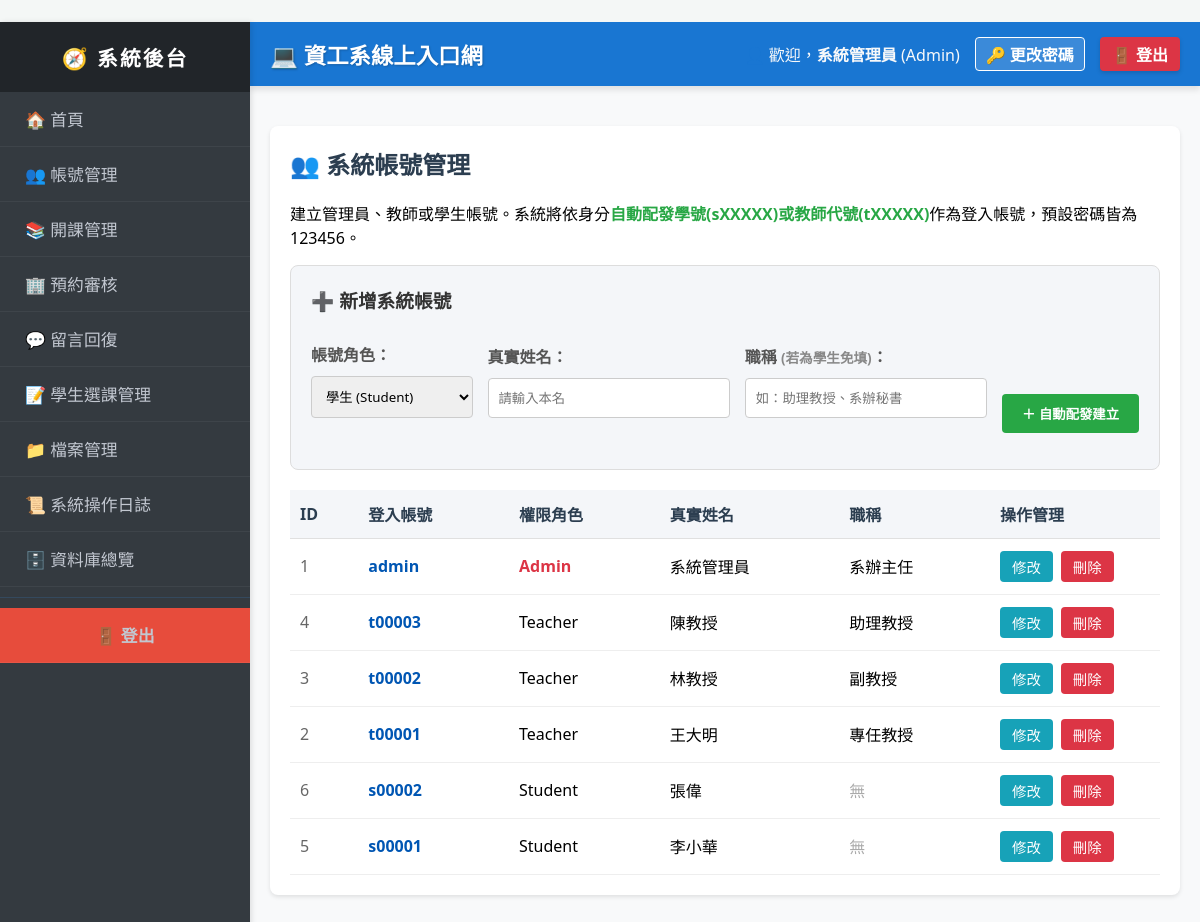
The page /index.php?page=manage_accounts (signed in) on the database its author committed.
### tables this page shows
CREATE TABLE Users (
    id INT AUTO_INCREMENT PRIMARY KEY,
    username VARCHAR(50) NOT NULL UNIQUE,
    password_hash VARCHAR(255) NOT NULL,
    role ENUM('Admin', 'Teacher', 'Student') NOT NULL,
    created_at TIMESTAMP DEFAULT CURRENT_TIMESTAMP
);

### modules/admin/manage_accounts.php (the view, shortened to what this page needs)
<div class="card">
    <h2>👥 系統帳號管理</h2>
    <p>建立管理員、教師或學生帳號。系統將依身分<strong style="color:#28a745;">自動配發學號(sXXXXX)或教師代號(tXXXXX)</strong>作為登入帳號，預設密碼皆為 123456。</p>
    <?php
    if(!isset($_SESSION['role']) || $_SESSION['role'] != 'Admin') {
        echo "<p style='color:red;'>只有管理員可以使用此功能。</p>";
    } else {
        ?>
        <div style="background:#f4f6f9; padding:20px; border-radius:8px; border:1px solid #ddd; margin-bottom:20px;">
            <h3 style="margin-top:0; color:#333;">➕ 新增系統帳號</h3>
            <form method="POST" style="display:grid; grid-template-columns: 1fr 1.5fr 1.5fr auto; gap:15px; align-items:flex-end;">
                <div>
                    <label style="font-weight:bold; color:#555;">帳號角色：</label>
                    <select name="role" required style="width:100%; padding:10px; border:1px solid #ccc; border-radius:4px;">
                        <option value="Student">學生 (Student)</option>
                    </select>
                </div>
                <div>
                    <label style="font-weight:bold; color:#555;">真實姓名：</label>
                    <input type="text" name="name" placeholder="請輸入本名" required style="width:100%; padding:10px; border:1px solid #ccc; border-radius:4px; box-sizing:border-box;">
                </div>
                <div>
                    <label style="font-weight:bold; color:#555;">職稱 <span style="font-size:0.85em; color:#888;">(若為學生免填)</span>：</label>
                    <input type="text" name="title" placeholder="如：助理教授、系辦秘書" style="width:100%; padding:10px; border:1px solid #ccc; border-radius:4px; box-sizing:border-box;">
                </div>
                <div>
                    <button type="submit" name="add_account" class="btn" style="background:#28a745; padding:10px 20px; font-weight:bold;">＋ 自動配發建立</button>
                </div>
            </form>
        </div>
        <table style="width:100%; border-collapse:collapse; text-align:left;">
            <tr style="background:#343a40; color:#fff;">
                <th style="padding:12px 10px;">ID</th>
                <th style="padding:12px 10px;">登入帳號</th>
                <th style="padding:12px 10px;">權限角色</th>
                <th style="padding:12px 10px;">真實姓名</th>
                <th style="padding:12px 10px;">職稱</th>
                <th style="padding:12px 10px; width:150px;">操作管理</th>
            </tr>
            <?php
            $users = $conn->query("
                SELECT u.id, u.username, u.role,
                       COALESCE(a.name, t.name, s.name) AS real_name,
                       COALESCE(a.title, t.title) AS job_title
                FROM Users u
                LEFT JOIN Admins a ON u.id = a.user_id AND u.role = 'Admin'
                LEFT JOIN Teachers t ON u.id = t.user_id AND u.role = 'Teacher'
                LEFT JOIN Students s ON u.id = s.user_id AND u.role = 'Student'
                ORDER BY u.role, u.id DESC
            ");
            while($u = $users->fetch_assoc()) {
                $js_username = htmlspecialchars($u['username'], ENT_QUOTES);
                $js_name = htmlspecialchars($u['real_name'] ?? '', ENT_QUOTES);
                $js_title = htmlspecialchars($u['job_title'] ?? '', ENT_QUOTES);
                $role_badge = $u['role'] == 'Admin' ? "<span style='color:#dc3545; font-weight:bold;'>{$u['role']}</span>" : $u['role'];
                $display_title = !empty($u['job_title']) ? htmlspecialchars($u['job_title']) : "<span style='color:#aaa;'>無</span>";
                echo "<tr style='border-bottom:1px solid #eee;' onmouseover=\"this.style.background='#f9f9f9'\" onmouseout=\"this.style.background='#fff'\">";
                echo "<td style='padding:12px 10px; color:#666;'>{$u['id']}</td>";
                echo "<td style='padding:12px 10px; font-weight:bold; color:#0056b3;'>{$u['username']}</td>";
                echo "<td style='padding:12px 10px;'>{$role_badge}</td>";
                echo "<td style='padding:12px 10px;'>" . htmlspecialchars($u['real_name'] ?? '') . "</td>";
                echo "<td style='padding:12px 10px;'>" . $display_title . "</td>";
                echo "<td style='padding:12px 10px; display:flex; gap:8px;'>";
                echo "<button type='button' class='btn' style='background:#17a2b8; padding:5px 12px; font-size:0.9em;' onclick='openEditModal({$u['id']}, \"{$js_username}\", \"{$js_name}\", \"{$js_title}\")'>修改</button>";
                echo "<form method='POST' style='margin:0;' onsubmit='return confirm(\"⚠️ 警告：確定要永久刪除此帳號與其所有關聯資料嗎？\");'>";
                echo "<button type='submit' name='delete_account' class='btn' style='background:#dc3545; padding:5px 12px; font-size:0.9em;'>刪除</button>";
                echo "</form>";
                echo "</td></tr>";
            }
            ?>
        </table>
        <?php
    }
    ?>
</div>

### includes/header.php
<?php
$display_name = isset($_SESSION['username']) ? $_SESSION['username'] : '使用者';
if (isset($_SESSION['user_id']) && isset($_SESSION['role'])) {
    $uid = intval($_SESSION['user_id']);
    $role = $_SESSION['role'];
    if ($role == 'Admin') {
        $q = $conn->query("SELECT name FROM Admins WHERE user_id = $uid");
        if ($q && $r = $q->fetch_assoc()) $display_name = $r['name'];
    } elseif ($role == 'Teacher') {
        $q = $conn->query("SELECT name FROM Teachers WHERE user_id = $uid");
        if ($q && $r = $q->fetch_assoc()) $display_name = $r['name'];
    } elseif ($role == 'Student') {
        $q = $conn->query("SELECT name FROM Students WHERE user_id = $uid");
        if ($q && $r = $q->fetch_assoc()) $display_name = $r['name'];
    }
}
?>
<div style="background: #1976d2; color: #fff; padding: 15px 20px; display: flex; justify-content: space-between; align-items: center; border-radius: 0; margin-bottom: 20px; box-shadow: 0 4px 6px rgba(0,0,0,0.1);">
    <h2 style="margin: 0; font-size: 1.4em; text-shadow: 1px 1px 2px rgba(0,0,0,0.2);">💻 資工系線上入口網</h2>
    <div style="display: flex; align-items: center; gap: 15px;">
        <?php if (isset($_SESSION['user_id'])): ?>
            <span style="color: #f8f9fa;">👤 歡迎，<strong><?php echo htmlspecialchars($display_name); ?></strong> (<?php echo $_SESSION['role']; ?>)</span>
            <a href="index.php?page=change_password" style="color: #fff; text-decoration: none; font-weight: bold; border: 1px solid #fff; padding: 4px 10px; border-radius: 4px; background: rgba(255, 255, 255, 0.15); transition: 0.2s;" onmouseover="this.style.background='rgba(255,255,255,0.3)'" onmouseout="this.style.background='rgba(255,255,255,0.15)'">🔑 更改密碼</a>
            <a href="logout.php" style="background: #dc3545; color: white; text-decoration: none; padding: 5px 12px; border-radius: 4px; font-weight: bold; box-shadow: 0 2px 4px rgba(0,0,0,0.15);">🚪 登出</a>
        <?php else: ?>
            <a href="index.php?page=login" style="background: #007bff; color: white; text-decoration: none; padding: 5px 15px; border-radius: 4px; font-weight: bold;">系統登入</a>
        <?php endif; ?>
    </div>
</div>

### assets/css/style.css (style rules this page uses)
.card { background: #fff; border-radius: 8px; padding: 20px; box-shadow: 0 2px 4px rgba(0,0,0,0.1); margin-bottom: 20px; }
.card h2 { margin-top: 0; color: #2c3e50; }
button, .btn { padding: 8px 16px; background: #007bff; color: white; border: none; border-radius: 4px; cursor: pointer; text-decoration: none; display: inline-block; transition: all 0.3s ease; font-weight: 500; }
input[type="text"], input[type="password"], input[type="email"], input[type="file"], input[type="datetime-local"], select, textarea { padding: 10px; width: 100%; box-sizing: border-box; margin: 5px 0 15px; border: 1px solid #ccc; border-radius: 4px; font-family: inherit; }
table { border-collapse: collapse; width: 100%; }
table tr { border-bottom: 1px solid #e0e0e0; }
table th, table td { padding: 12px 10px; text-align: left; }
table th { background-color: #f4f6f9; font-weight: 600; color: #2c3e50; }
label { font-weight: 500; color: #2c3e50; display: block; margin: 10px 0 5px 0; }

### index.php (style rules this page uses)
body { margin: 0; padding: 0; background-color: #f4f7f6; font-family: 'Segoe UI', Tahoma, Geneva, Verdana, sans-serif; display: flex; flex-direction: column; min-height: 100vh; }

### rows shown on the page
users: id "1", username "admin", role "Admin", real_name "系統管理員", job_title "系辦主任"
users: id "4", username "t00003", role "Teacher", real_name "陳教授", job_title "助理教授"
users: id "3", username "t00002", role "Teacher", real_name "林教授", job_title "副教授"
users: id "2", username "t00001", role "Teacher", real_name "王大明", job_title "專任教授"
users: id "6", username "s00002", role "Student", real_name "張偉", shows "無"
users: id "5", username "s00001", role "Student", real_name "李小華", shows "無"

### other values the page prints
$display_name "系統管理員"
$_SESSION['role'] "Admin"
